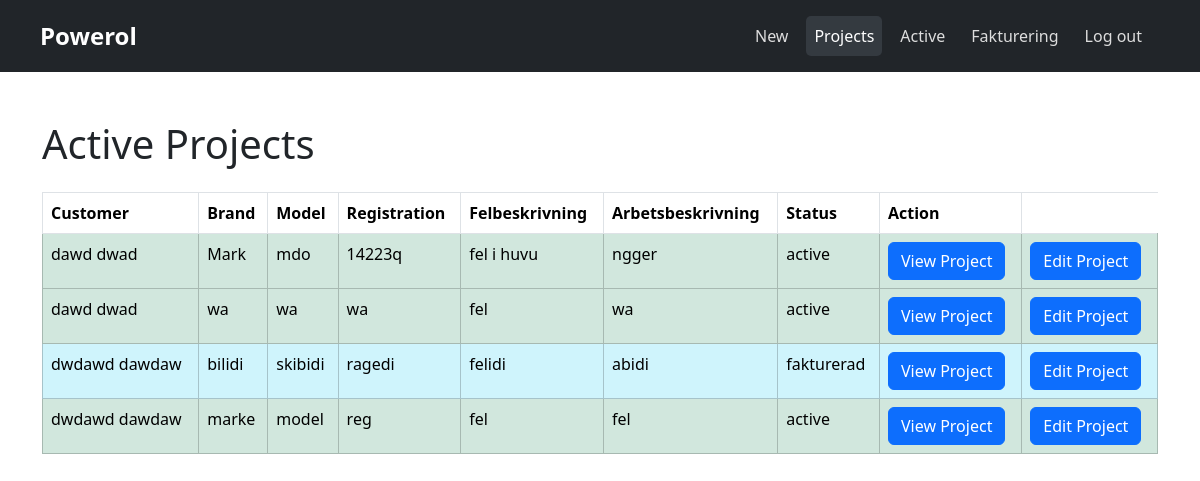
/all_projects.php (signed in), run on an earlier commit of the app's database.
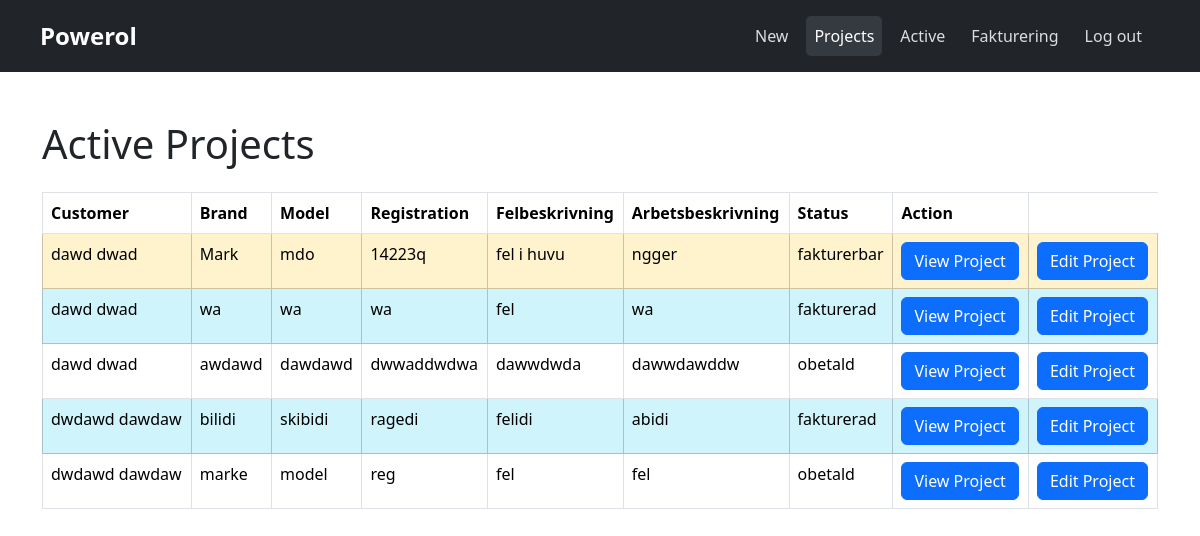
And on a later commit of the database.
### tables this page shows
CREATE TABLE `table_projekt` (
  `id_projekt` int(11) NOT NULL,
  `pt_felbeskrivning` varchar(520) NOT NULL,
  `pt_arbetsbeskrivning` varchar(520) NOT NULL,
  `pt_status_fk` int(11) NOT NULL,
  `customer_fk` int(11) DEFAULT NULL,
  `created_by_user_fk` int(11) NOT NULL,
  `car_brand` varchar(255) NOT NULL,
  `car_model` varchar(255) NOT NULL,
  `car_reg` varchar(255) NOT NULL,
  `fk_produkter` int(11) DEFAULT NULL
);

CREATE TABLE `table_status` (
  `id_status` int(11) NOT NULL,
  `status_name` varchar(50) NOT NULL
);

### all_projects.php (the view, shortened to what this page needs)
<?php
include_once 'includes/header.php';
echo "<div class='container mt-5'>";
echo "<h1 class='mb-4'>Active Projects</h1>";
try {
    $stmt = $pdo->query("
        SELECT
            p.id_projekt,
            CONCAT(c.cust_fname, ' ', c.cust_lname) AS customer_name,
            p.pt_felbeskrivning,
            p.pt_arbetsbeskrivning,
            p.car_brand,
            p.car_model,
            p.car_reg,
            s.status_name,
            p.pt_status_fk
        FROM table_projekt p
        JOIN table_customer c ON p.customer_fk = c.id_cust
        JOIN table_status s ON p.pt_status_fk = s.id_status
    ");
    if ($stmt->rowCount() > 0) {
        echo "<table class='table table-bordered table-hover'>
                <thead class='thead-dark'>
                    <tr>
                        <th>Customer</th>
                        <th>Brand</th>
                        <th>Model</th>
                        <th>Registration</th>
                        <th>Felbeskrivning</th>
                        <th>Arbetsbeskrivning</th>
                        <th>Status</th>
                        <th>Action</th>
                    </tr>
                </thead>
                <tbody>";
        foreach ($stmt as $row) {
            $color_class = '';
            switch ($row['pt_status_fk']) {
                case 1:
                    $color_class = 'table-success';
                    break;
                case 3:
                    $color_class = 'table-warning';
                    break;
                case 4:
                    $color_class = 'table-info';
                    break;
                default:
                    $color_class = '';
                    break;
            }
            $felbeskrivning = strlen($row['pt_felbeskrivning']) > 100
                ? substr($row['pt_felbeskrivning'], 0, 100) . '...'
                : $row['pt_felbeskrivning'];
            $arbetsbeskrivning = strlen($row['pt_arbetsbeskrivning']) > 100
                ? substr($row['pt_arbetsbeskrivning'], 0, 100) . '...'
                : $row['pt_arbetsbeskrivning'];
            echo "<tr class='$color_class'>
                    <td>" . $row['customer_name'] . "</td>
                    <td>" . $row['car_brand'] . "</td>
                    <td>" . $row['car_model'] . "</td>
                    <td>" . $row['car_reg'] . "</td>
                    <td>" . $felbeskrivning . "</td>
                    <td>" . $arbetsbeskrivning . "</td>
                    <td>" . $row['status_name'] . "</td>
                    <td>
                        <a href='single-project.php?id=" . $row['id_projekt'] . "' class='btn btn-primary'>View Project</a>
                    </td>
                    <td>
                        <a href='edit-single-project.php?id=" . $row['id_projekt'] . "' class='btn btn-primary'>Edit Project</a>
                    </td>
                  </tr>";
        }
        echo "</tbody></table>";
    } else {
        echo "<div class='alert alert-info' role='alert'>No active projects found.</div>";
    }
} catch (PDOException $e) {
    echo "<div class='alert alert-danger' role='alert'>Error: " . $e->getMessage() . "</div>";
}
echo "</div>";
?>

### includes/header.php (shortened to what this page needs)
<?php
$menuLinks = array(
    array(
      "title" => "New",
      "url" => "newproject.php"
    ),
    array(
      "title" => "Projects",
      "url" => "all_projects.php"
    ),
  array(
    "title" => "Active",
    "url" => "active_projects.php"
  ),
  array(
    "title" => "Fakturering",
    "url" => "fakturering.php"
  )
);
?>
<!DOCTYPE html>
<html>
<head>
<link href="https://cdn.jsdelivr.net/npm/bootstrap@5.3.3/dist/css/bootstrap.min.css" rel="stylesheet">
<link rel="stylesheet" href="assets/css/style.css">
</head>
<body>
<header class="container-fluid bg-dark">
    <nav class="navbar navbar-expand-lg navbar-dark bg-dark">
        <div class="container-fluid">
            <a class="navbar-brand" href="active_projects.php">Powerol</a>
            <div class="collapse navbar-collapse justify-content-end" id="navbarNav">
                <ul class="navbar-nav">
                    <?php
                    if(isset($_SESSION['user_id'])){
                        foreach($menuLinks as $menuItem){
                            $activeClass = ($_SERVER['PHP_SELF'] === '/' . $menuItem['url']) ? 'active' : '';
                            echo "<li class='nav-item'>
                                <a class='nav-link $activeClass' href='{$menuItem['url']}'>{$menuItem['title']}</a>
                            </li>";
                        }
                    }
                    if(isset($_SESSION['user_id'])){
                        echo "<li class='nav-item'>
                            <a class='nav-link' href='?logout=1'>Log out</a>
                        </li>";
                    }
                    ?>
                </ul>
            </div>
        </div>
    </nav>
</header>
</body>
</html>

### assets/css/style.css (style rules this page uses)
.navbar-brand { font-weight: bold; font-size: 1.5rem; color: #fff !important; }
.navbar-nav .nav-item .nav-link { margin-right: 10px; color: #ddd; font-size: 1rem; transition: color 0.3s, background-color 0.3s; }
.navbar-nav .nav-item .nav-link.active { color: #fff; background-color: #343a40; border-radius: 5px; }
.navbar { padding: 0.8rem 1rem; }

What changed in the data, as far as the page shows it:
changed table_projekt "Mark": pt_status_fk 1 → 3 (drawn); pt_status_fk.status_name "active" → "fakturerbar"
changed table_projekt "wa": pt_status_fk 1 → 4 (drawn); pt_status_fk.status_name "active" → "fakturerad"
added table_projekt: customer_name "dawd dwad", car_brand "awdawd", car_model "dawdawd", car_reg "dwwaddwdwa", pt_felbeskrivning "dawwdwda", pt_arbetsbeskrivning "dawwdawddw", pt_status_fk.status_name "obetald"
changed table_projekt "marke": pt_status_fk 1 → 5 (drawn); pt_status_fk.status_name "active" → "obetald"
